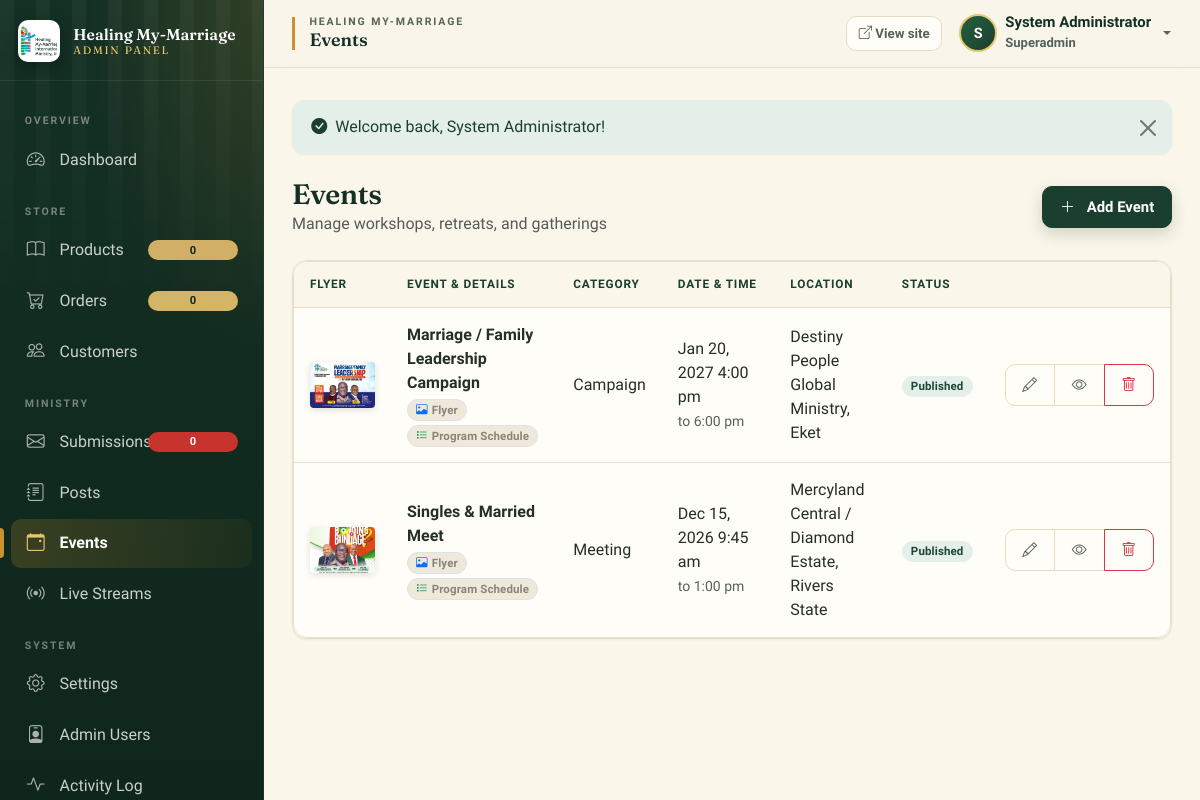
The page /admin/events.php (signed in) on the database its author committed.
### tables this page shows
CREATE TABLE `events` (
  `id` int(10) UNSIGNED NOT NULL,
  `slug` varchar(150) NOT NULL,
  `title` varchar(200) NOT NULL,
  `summary` text DEFAULT '',
  `description` longtext DEFAULT '',
  `program_details` longtext DEFAULT NULL,
  `featured_image` varchar(255) DEFAULT '',
  `program_image` varchar(255) DEFAULT '',
  `category` varchar(100) DEFAULT '',
  `location` varchar(200) DEFAULT '',
  `start_datetime` datetime NOT NULL,
  `end_datetime` datetime DEFAULT NULL,
  `registration_required` tinyint(1) DEFAULT 0,
  `registration_link` varchar(255) DEFAULT '',
  `max_attendees` int(10) UNSIGNED DEFAULT NULL,
  `current_attendees` int(10) UNSIGNED DEFAULT 0,
  `status` enum('draft','published','cancelled','completed') DEFAULT 'draft',
  `meta_title` varchar(200) DEFAULT '',
  `meta_description` varchar(300) DEFAULT '',
  `created_at` datetime DEFAULT current_timestamp(),
  `updated_at` datetime DEFAULT current_timestamp() ON UPDATE current_timestamp()
);

### admin/events.php (the view, shortened to what the rows shown need)
<?php
require_once __DIR__ . '/includes/header.php';
$action = $_GET['action'] ?? 'list';
$events = Database::fetchAll("SELECT * FROM events ORDER BY start_datetime DESC");
?>
<div class="d-flex justify-content-between align-items-center mb-4 flex-wrap gap-2">
    <div>
        <h2 class="h3 mb-0"><?= $action === 'list' ? 'Events' : ($action === 'edit' ? 'Edit Event' : 'Add Event') ?></h2>
    </div>
</div>
<?php if ($action === 'list'): ?>
<div class="card">
    <div class="card-body p-0">
        <?php if ($events): ?>
        <div class="table-responsive">
            <table class="table table-hover mb-0">
                <thead>
                    <tr>
                        <th style="width: 85px;">Flyer</th>
                        <th>Event & Details</th>
                        <th>Category</th>
                        <th>Date & Time</th>
                        <th>Location</th>
                        <th>Status</th>
                        <th></th>
                    </tr>
                </thead>
                <tbody>
                    <?php foreach ($events as $e): ?>
                    <tr>
                        <td>
                            <?php if (!empty($e['featured_image'])): ?>
                            <a href="<?= h(url($e['featured_image'])) ?>" target="_blank" title="View Flyer">
                                <img src="<?= h(url($e['featured_image'])) ?>" alt="" style="width: 65px; height: 46px; object-fit: cover; border-radius: 4px; box-shadow: 0 2px 6px rgba(0,0,0,.12);">
                            </a>
                            <?php else: ?>
                            <div class="bg-light d-flex align-items-center justify-content-center text-muted" style="width: 65px; height: 46px; border-radius: 4px; border: 1px dashed #ccc; font-size: 0.7rem;">No Flyer</div>
                            <?php endif; ?>
                        </td>
                        <td>
                            <strong class="d-block mb-1"><?= h($e['title']) ?></strong>
                            <div class="d-flex flex-wrap gap-1">
                                <?php if (!empty($e['featured_image'])): ?>
                                    <span class="badge bg-light text-dark border"><i class="bi bi-image text-primary me-1"></i>Flyer</span>
                                <?php endif; ?>
                                <?php if (!empty($e['program_details'])): ?>
                                    <span class="badge bg-light text-dark border"><i class="bi bi-list-task text-success me-1"></i>Program Schedule</span>
                                <?php endif; ?>
                            </div>
                        </td>
                        <td><?= h($e['category'] ?: '—') ?></td>
                        <td>
                            <?= fmt_date($e['start_datetime'], 'M j, Y g:i a') ?>
                            <?php if ($e['end_datetime']): ?><br><small class="text-muted">to <?= fmt_date($e['end_datetime'], 'g:i a') ?></small><?php endif; ?>
                        </td>
                        <td><?= h($e['location'] ?: '—') ?></td>
                        <td>
                            <span class="badge bg-<?= $e['status'] === 'published' ? 'published' : ($e['status'] === 'draft' ? 'draft' : ($e['status'] === 'completed' ? 'completed' : 'cancelled')) ?>">
                                <?= ucfirst($e['status']) ?>
                            </span>
                        </td>
                        <td>
                            <div class="btn-group btn-group-sm">
                                <a href="<?= h(url('admin/events.php?action=edit&id=' . $e['id'])) ?>" class="btn btn-outline-secondary" title="Edit"><i class="bi bi-pencil"></i></a>
                                <a href="<?= h(url('event.php?slug=' . $e['slug'])) ?>" class="btn btn-outline-secondary" target="_blank" title="View Public Page"><i class="bi bi-eye"></i></a>
                                <button class="btn btn-outline-danger" data-confirm="Delete '<?= h($e['title']) ?>'?" onclick="deleteItem(<?= $e['id'] ?>, 'events')" title="Delete"><i class="bi bi-trash"></i></button>
                            </div>
                        </td>
                    </tr>
                    <?php endforeach; ?>
                </tbody>
            </table>
        </div>
        <?php else: ?>
        <div class="empty-state p-5"><i class="bi bi-calendar-event"></i><h5>No events yet</h5><a href="<?= h(url('admin/events.php?action=add')) ?>" class="btn btn-forest mt-3">Create First Event</a></div>
        <?php endif; ?>
    </div>
</div>
<?php endif; ?>
<?php require_once __DIR__ . '/includes/footer.php'; ?>

### admin/includes/header.php (shortened to what the rows shown need)
<?php
require_once __DIR__ . '/../../includes/auth.php';
require_once __DIR__ . '/../../includes/db.php';
$admin = admin_user();
?>
<!doctype html>
<html lang="en">
<head>
<link href="<?= h(asset('vendor/bootstrap/bootstrap.min.css')) ?>" rel="stylesheet">
<link href="<?= h(asset('vendor/bootstrap-icons/bootstrap-icons.min.css')) ?>" rel="stylesheet">
<link href="<?= h(asset('admin/css/admin.css')) ?>" rel="stylesheet">
</head>
<body>
<div class="admin-wrapper">
    <div class="admin-main">
        <header class="admin-topbar">
            <div class="d-flex align-items-center justify-content-between w-100 gap-3">
                <div class="d-flex align-items-center gap-2 gap-md-3">
                    <div class="dropdown">
                        <button class="btn btn-link p-0 d-flex align-items-center gap-2 dropdown-toggle text-decoration-none" type="button" data-bs-toggle="dropdown" aria-expanded="false">
                            <span class="avatar-circle"><?= h(strtoupper($admin['full_name'][0])) ?></span>
                            <span class="d-none d-md-inline text-start">
                                <span style="display:block; line-height:1.1; font-weight:600; color:var(--forest-900);"><?= h($admin['full_name']) ?></span>
                                <small style="color:var(--muted); text-transform:capitalize;"><?= h($admin['role']) ?></small>
                            </span>
                        </button>
                    </div>
                </div>
            </div>
        </header>
        <main class="admin-content">

### rows shown on the page
events: shows a picture, title "Marriage / Family Leadership Campaign", shows "Flyer", shows "Program Schedule", category "Campaign", start_datetime "Jan 20, 2027 4:00 pm", end_datetime "6:00 pm", location "Destiny People Global Ministry, Eket", status "Published"
events: shows a picture, title "Singles & Married Meet", shows "Flyer", shows "Program Schedule", category "Meeting", start_datetime "Dec 15, 2026 9:45 am", end_datetime "1:00 pm", location "Mercyland Central / Diamond Estate, Rivers State", status "Published"

### other values the page prints
$siteName "Healing My-Marriage"
$siteName "HEALING MY-MARRIAGE"
$page_title "Events"
$admin['full_name'][0] "S"
$admin['full_name'] "System Administrator"
$admin['role'] "Superadmin"
$flash['message'] "Welcome back, System Administrator!"
